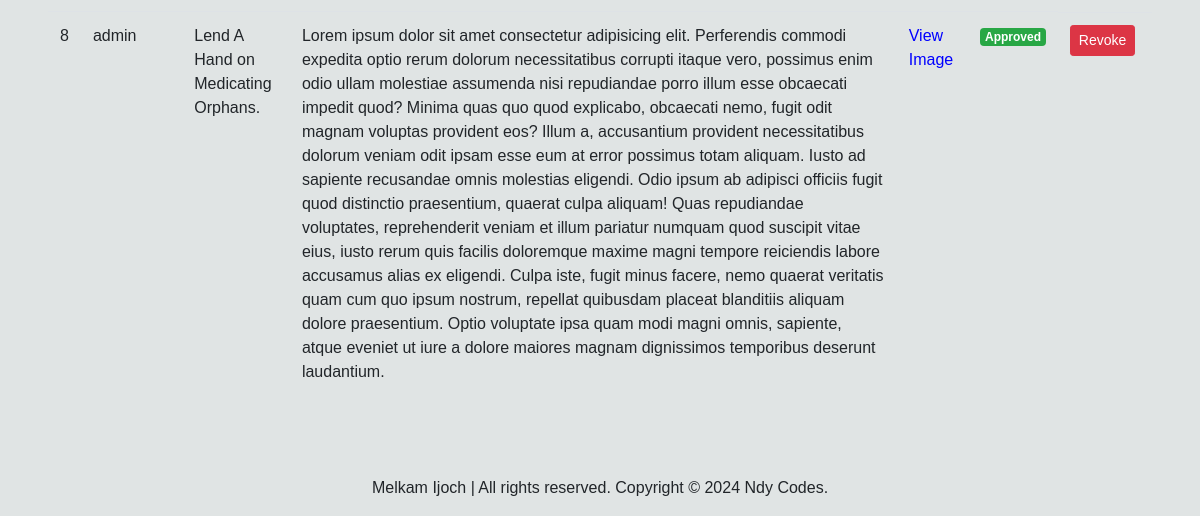
The app's page /new_project/ (signed in, lower part), older data.
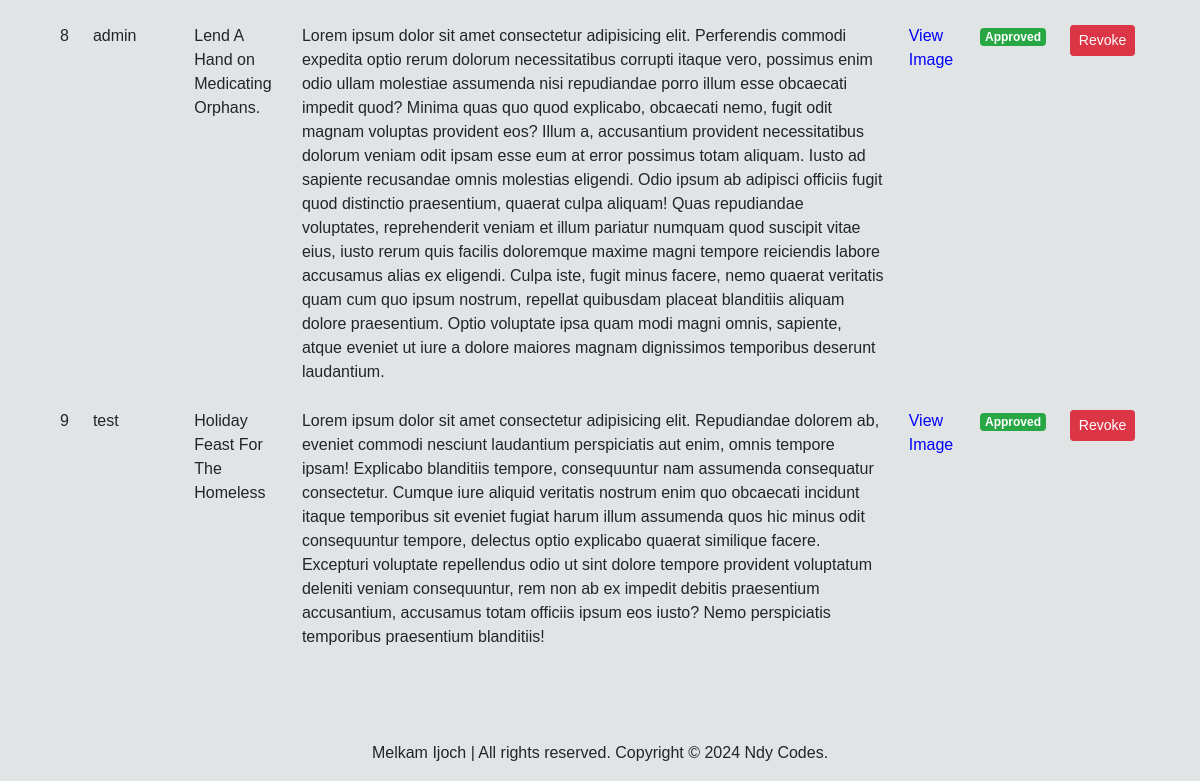
The same page, newer data.
### website/models.py (models this page shows, shortened)
class Project(models.Model):
    user_ID = models.ForeignKey(User, on_delete=models.CASCADE)
    charity_ID = models.ForeignKey(Charity, on_delete=models.CASCADE)
    name = models.CharField(max_length=100)
    description = models.TextField(max_length = 2000)
    image = models.ImageField(upload_to='Images/')
    status = models.BooleanField(default=False)

### website/views.py (the view)
# urls.py: path('new_project/', new_project, name='new_project'),
@user_passes_test(is_superuser)
def new_project(request):
    projects = Project.objects.filter(Q(status=True) | Q(status=False))
    info = CompanyInformation.objects.first()
    return render(request, 'admin/new_project.html',{'company_info':info,'projects':projects})

### website/views.py (called while the page is built)
def is_superuser(user):
    return user.is_superuser

### website/templates/admin/new_project.html (shortened to what this page needs)
{% extends "../base/base.html" %}
{% load static %}
{% block body %}
<div class="container-fluid p-5 mt-5">
    <div class="table-responsive">
        <table class="table table-hover">
            <tbody>
                {% for project in projects %}
                <tr>
                    <td>{{ forloop.counter }}</td>
                    <td>{{ project.user_ID.username }}</td>
                    <td>{{ project.name }}</td>
                    <td class="text-wrap">{{ project.description }}</td>
                    <td><a href="{{ project.image.url }}" target="_blank" style="color: blue;">View Image</a></td>
                    <td>
                        {% if project.status %}
                            <span class="badge badge-success">Approved</span>
                        {% else %}
                            <span class="badge badge-warning">Pending</span>
                        {% endif %}
                    </td>
                    <td class="d-flex">
                        {% if project.status %}
                            <a href="{% url 'remove_project' project.id %}" class="btn btn-danger btn-sm">Revoke</a>
                        {% else %}
                            <a href="{% url 'set_project_status' project.id %}" class="btn btn-success btn-sm">Approve</a>
                        {% endif %}
                    </td>
                </tr>
                {% empty %}
                <tr>
                    <td colspan="7" class="text-center">No new projects found.</td>
                </tr>
                {% endfor %}
            </tbody>
        </table>
    </div>
</div>
{% endblock %}

Row changes from the older to the newer data that the page shows:
added Project: user_ID.username "test", name "Holiday Feast For The Homeless", description "Lorem ipsum dolor sit amet consectetur adipisicing elit. Repudiandae dolorem ab, eveniet commodi nesciunt laudantium perspiciatis aut enim, omnis tempore ipsam! Explicabo blanditiis tempore, consequuntur nam assumenda consequatur consectetur. Cumque iure aliquid veritatis nostrum enim quo obcaecati incidunt itaque temporibus sit eveniet fugiat harum illum assumenda quos hic minus odit consequuntur tempore, delectus optio explicabo quaerat similique facere. Excepturi voluptate repellendus odio ut sint dolore tempore provident voluptatum deleniti veniam consequuntur, rem non ab ex impedit debitis praesentium accusantium, accusamus totam officiis ipsum eos iusto? Nemo perspiciatis temporibus…", status "Approved"
